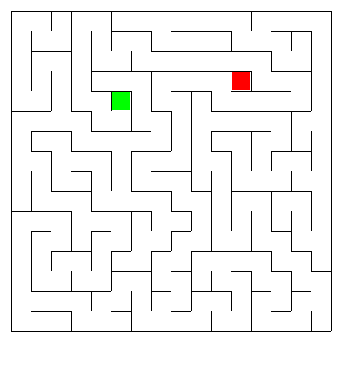
#> input picture image.bmp, 343 x 383 px, found by its file name
$ python script.py
#> lines starting #> are read from the running program, lines starting #| are printed output that depends on the picture
from PIL import Image, ImageDraw
draw=None
pix=None
Columns=None
Rows=None
Size=20
st=21
def init(name,with_mine):
#> called with with_mine = False
        Blue=(0,0,255)
        Hsize=int(Size/2)
        image = Image.open(name) #Открываем изображение.
#> image is the input picture: PIL image 343x383 RGB; mean R, G, B 243.2, 243.2, 242.6
        global draw
        global pix
        global Columns
        global Rows
        draw = ImageDraw.Draw(image) #Создаем инструмент для рисования.
        pix = image.load() #Выгружаем значения пикселей.
        sf=list()
        Columns=(int)((image.size[0]-23)/Size)
#> Columns = 16
        Rows=(int)((image.size[1]-63)/Size)
#> Rows = 16
        for i in range(Columns) :
                for j in range(Rows) :
                        if ((pix[st+i*Size,st+j*Size][0]!=255)or(pix[st+i*Size,st+j*Size][1]!=255)or(pix[st+i*Size,st+j*Size][2]!=255)):
                                sf.append((i,j))
#> after the loop, sf = [(5, 4), (11, 3)]
        nsf=(sf[0][1]+sf[0][0]*Rows,sf[1][1]+sf[1][0]*Rows)
#> nsf = (84, 179)
        sf=nsf
#> sf = (84, 179)
        matr=list()
        for i in range(Columns):
                matr.append(list())
                for j in range(Rows):
                        matr[i].append(list())
        for i in range(Columns):
                for j in range(Rows):
                        if (pix[st+Hsize+i*Size,st+j*Size][0]!=0):
                                matr[i][j].append((i+1,j))
                                matr[i+1][j].append((i,j))
                        if (pix[st+i*Size,st+Hsize+j*Size][0]!=0):
                                matr[i][j].append((i,j+1))
                                matr[i][j+1].append((i,j))
        matr=matr_to_enum(matr)
        g=graf(matr)
        g.BFS(sf[0],sf[1])
        image.save("ans.jpg", "JPEG")
        del draw
        del g
def Draw_Square(x,y,S=0):
    global draw
    draw.point((x+1, y+1), (S, S, S))
    draw.point((x+1, y-1), (S, S, S))
    draw.point((x+1, y), (S, S, S))
    draw.point((x-1, y-1), (S, S, S))
    draw.point((x-1, y), (S, S, S))
    draw.point((x-1, y+1), (S, S, S))
    draw.point((x, y+1), (S, S, S))
    draw.point((x, y-1), (S, S, S))
    draw.point((x, y), (S, S, S))
def Draw_Lineoy(x,y1,y2,s):
        for y in range(y1,y2):

            pix[x,y]=s
def Draw_Lineox(x1,x2,y,s):
    for x in range(x1,x2):
        pix[x,y]=s
def DrawLine(a,b,color=(255,0,0)):
        ax=st+(a//Rows)*Size
        ay=st+(a%Rows)*Size
        bx=st+(b//Rows)*Size
        by=st+(b%Rows)*Size
        if (ax==bx):
                if ay<by:
                        Draw_Lineoy(ax,ay,by,color)
                else:
                        Draw_Lineoy(ax,by,ay,color)
        if (ay==by):
                if ax<bx:
                        Draw_Lineox(ax,bx,by,color)
                else:
                        Draw_Lineox(bx,ax,by,color)
def matr_to_enum(matr):#из списка ребер в список смежности
    rez=list()
    for i in matr:
        for j in i:
                rez.append(j)
    nrez=list()
    for i in rez:
            versh=list()
            for j in i:
                    versh.append(j[0]*Rows+j[1])
            nrez.append(tuple(versh))
    return nrez
class Stack:
     def __init__(self):
         self.items = []
     def isEmpty(self):
         return self.items == []
     def push(self, item):
         self.items.append(item)
     def pop(self):
         return self.items.pop()
     def peek(self):
         return self.items[len(self.items)-1]
     def size(self):
         return len(self.items)
class graf:
        V=[]
        E=[]
        m_svyazey=None
        def __init__(self,m):
                self.m_svyazey=m
                self.V=range(len(self.m_svyazey))
        def matr_svyaz_dict(self):
                rez=dict()
                for i in self.V:
                        #print (self.m_svyazey[k],k)
                        rez[i]=self.m_svyazey[i]
                return(rez)
        def BFS(self,a,b):
                way=Stack()
                col= dict.fromkeys(self.V,0)
                mas=self.matr_svyaz_dict()
                come_from=dict()
                come_from[a]=None
                way.push(a)
                col[a]=1
                tek=None
                while (True):
                        tek=way.pop()
                        if tek==b:
                                break
                        for i in mas[tek]:
                                if col[i]==0:
                                        col[i]=1
                                        come_from[i]=tek
                                        way.push(i)
                pred=come_from[b]
                to_draw=list()
                to_draw.append(b)
                while (pred!=None):
                        to_draw.append(pred)
                        pred=come_from[pred]
                for i in range(len(to_draw)-1):
                        DrawLine(to_draw[i],to_draw[i+1])
                return to_draw
init("C:\\Users\\alex\\IdeaProjects\\Generate_Maze\\image.bmp",False)
#> in init, `image.save("ans.jpg", "JPEG")`:
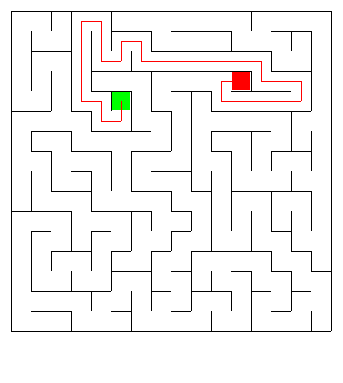
#> saved as ans.jpg: PIL image 343x383 RGB; mean R, G, B 243.2, 242, 241.4
#raise SystemExit(Columns)
